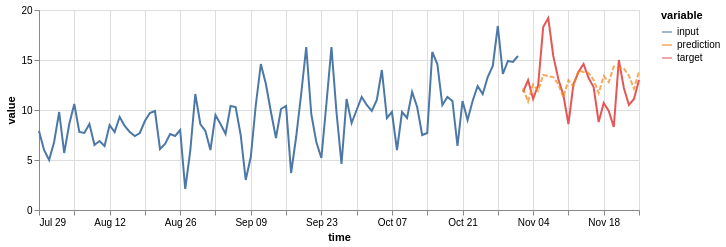

Source (notebook cell):
### Code cell
(on.Plot()
    .add(on.marks.line, input)
    .add(on.marks.line, target)
    .add(on.marks.line, prediction, type='dashed')
    .properties(width=600, height=200)
    .show()
)

### Figure 1 — Vega specification as saved in the notebook (floating-point values rounded to 4 significant figures)
{"$schema": "https://vega.github.io/schema/vega/v5.json", "data": [{"name": "source_0", "values": [{"time": "1990-07-29T00:00:00.000", "variable": "input", "value": 7.9}, {"time": "1990-07-30T00:00:00.000", "variable": "input", "value": 6.0}, {"time": "1990-07-31T00:00:00.000", "variable": "input", "value": 5.0}, {"time": "1990-08-01T00:00:00.000", "variable": "input", "value": 6.8}, {"time": "1990-08-02T00:00:00.000", "variable": "input", "value": 9.8}, {"time": "1990-08-03T00:00:00.000", "variable": "input", "value": 5.7}, {"time": "1990-08-04T00:00:00.000", "variable": "input", "value": 8.6}, {"time": "1990-08-05T00:00:00.000", "variable": "input", "value": 10.6}, {"time": "1990-08-06T00:00:00.000", "variable": "input", "value": 7.8}, {"time": "1990-08-07T00:00:00.000", "variable": "input", "value": 7.7}, {"time": "1990-08-08T00:00:00.000", "variable": "input", "value": 8.6}, {"time": "1990-08-09T00:00:00.000", "variable": "input", "value": 6.5}, {"time": "1990-08-10T00:00:00.000", "variable": "input", "value": 6.9}, {"time": "1990-08-11T00:00:00.000", "variable": "input", "value": 6.4}, {"time": "1990-08-12T00:00:00.000", "variable": "input", "value": 8.5}, {"time": "1990-08-13T00:00:00.000", "variable": "input", "value": 7.8}, {"time": "1990-08-14T00:00:00.000", "variable": "input", "value": 9.3}, {"time": "1990-08-15T00:00:00.000", "variable": "input", "value": 8.4}, {"time": "1990-08-16T00:00:00.000", "variable": "input", "value": 7.8}, {"time": "1990-08-17T00:00:00.000", "variable": "input", "value": 7.4}, {"time": "1990-08-18T00:00:00.000", "variable": "input", "value": 7.7}, {"time": "1990-08-19T00:00:00.000", "variable": "input", "value": 8.9}, {"time": "1990-08-20T00:00:00.000", "variable": "input", "value": 9.7}, {"time": "1990-08-21T00:00:00.000", "variable": "input", "value": 9.9}, {"time": "1990-08-22T00:00:00.000", "variable": "input", "value": 6.1}, {"time": "1990-08-23T00:00:00.000", "variable": "input", "value": 6.6}, {"time": "1990-08-24T00:00:00.000", "variable": "input", "value": 7.6}, {"time": "1990-08-25T00:00:00.000", "variable": "input", "value": 7.4}, {"time": "1990-08-26T00:00:00.000", "variable": "input", "value": 8.0}, {"time": "1990-08-27T00:00:00.000", "variable": "input", "value": 2.1}, {"time": "1990-08-28T00:00:00.000", "variable": "input", "value": 5.9}, {"time": "1990-08-29T00:00:00.000", "variable": "input", "value": 11.6}, {"time": "1990-08-30T00:00:00.000", "variable": "input", "value": 8.6}, {"time": "1990-08-31T00:00:00.000", "variable": "input", "value": 7.9}, {"time": "1990-09-01T00:00:00.000", "variable": "input", "value": 6.0}, {"time": "1990-09-02T00:00:00.000", "variable": "input", "value": 9.5}, {"time": "1990-09-03T00:00:00.000", "variable": "input", "value": 8.6}, {"time": "1990-09-04T00:00:00.000", "variable": "input", "value": 7.6}, {"time": "1990-09-05T00:00:00.000", "variable": "input", "value": 10.4}, {"time": "1990-09-06T00:00:00.000", "variable": "input", "value": 10.3}, {"time": "1990-09-07T00:00:00.000", "variable": "input", "value": 7.5}, {"time": "1990-09-08T00:00:00.000", "variable": "input", "value": 3.0}, {"time": "1990-09-09T00:00:00.000", "variable": "input", "value": 5.3}, {"time": "1990-09-10T00:00:00.000", "variable": "input", "value": 10.5}, {"time": "1990-09-11T00:00:00.000", "variable": "input", "value": 14.6}, {"time": "1990-09-12T00:00:00.000", "variable": "input", "value": 12.6}, {"time": "1990-09-13T00:00:00.000", "variable": "input", "value": 9.8}, {"time": "1990-09-14T00:00:00.000", "variable": "input", "value": 7.2}, {"time": "1990-09-15T00:00:00.000", "variable": "input", "value": 10.1}, {"time": "1990-09-16T00:00:00.000", "variable": "input", "value": 10.4}, {"time": "1990-09-17T00:00:00.000", "variable": "input", "value": 3.7}, {"time": "1990-09-18T00:00:00.000", "variable": "input", "value": 7.3}, {"time": "1990-09-19T00:00:00.000", "variable": "input", "value": 11.6}, {"time": "1990-09-20T00:00:00.000", "variable": "input", "value": 16.3}, {"time": "1990-09-21T00:00:00.000", "variable": "input", "value": 9.6}, {"time": "1990-09-22T00:00:00.000", "variable": "input", "value": 6.8}, {"time": "1990-09-23T00:00:00.000", "variable": "input", "value": 5.2}, {"time": "1990-09-24T00:00:00.000", "variable": "input", "value": 10.6}, {"time": "1990-09-25T00:00:00.000", "variable": "input", "value": 16.3}, {"time": "1990-09-26T00:00:00.000", "variable": "input", "value": 9.8}, {"time": "1990-09-27T00:00:00.000", "variable": "input", "value": 4.6}, {"time": "1990-09-28T00:00:00.000", "variable": "input", "value": 11.1}, {"time": "1990-09-29T00:00:00.000", "variable": "input", "value": 8.7}, {"time": "1990-09-30T00:00:00.000", "variable": "input", "value": 10.0}, {"time": "1990-10-01T00:00:00.000", "variable": "input", "value": 11.3}, {"time": "1990-10-02T00:00:00.000", "variable": "input", "value": 10.5}, {"time": "1990-10-03T00:00:00.000", "variable": "input", "value": 9.9}, {"time": "1990-10-04T00:00:00.000", "variable": "input", "value": 11.0}, {"time": "1990-10-05T00:00:00.000", "variable": "input", "value": 14.0}, {"time": "1990-10-06T00:00:00.000", "variable": "input", "value": 9.2}, {"time": "1990-10-07T00:00:00.000", "variable": "input", "value": 9.8}, {"time": "1990-10-08T00:00:00.000", "variable": "input", "value": 6.0}, {"time": "1990-10-09T00:00:00.000", "variable": "input", "value": 9.8}, {"time": "1990-10-10T00:00:00.000", "variable": "input", "value": 9.2}, {"time": "1990-10-11T00:00:00.000", "variable": "input", "value": 11.8}, {"time": "1990-10-12T00:00:00.000", "variable": "input", "value": 10.3}, {"time": "1990-10-13T00:00:00.000", "variable": "input", "value": 7.5}, {"time": "1990-10-14T00:00:00.000", "variable": "input", "value": 7.7}, {"time": "1990-10-15T00:00:00.000", "variable": "input", "value": 15.8}, {"time": "1990-10-16T00:00:00.000", "variable": "input", "value": 14.6}, {"time": "1990-10-17T00:00:00.000", "variable": "input", "value": 10.5}, {"time": "1990-10-18T00:00:00.000", "variable": "input", "value": 11.3}, {"time": "1990-10-19T00:00:00.000", "variable": "input", "value": 10.9}, {"time": "1990-10-20T00:00:00.000", "variable": "input", "value": 6.4}, {"time": "1990-10-21T00:00:00.000", "variable": "input", "value": 10.9}, {"time": "1990-10-22T00:00:00.000", "variable": "input", "value": 9.0}, {"time": "1990-10-23T00:00:00.000", "variable": "input", "value": 10.9}, {"time": "1990-10-24T00:00:00.000", "variable": "input", "value": 12.4}, {"time": "1990-10-25T00:00:00.000", "variable": "input", "value": 11.6}, {"time": "1990-10-26T00:00:00.000", "variable": "input", "value": 13.3}, {"time": "1990-10-27T00:00:00.000", "variable": "input", "value": 14.4}, {"time": "1990-10-28T00:00:00.000", "variable": "input", "value": 18.4}, {"time": "1990-10-29T00:00:00.000", "variable": "input", "value": 13.6}, {"time": "1990-10-30T00:00:00.000", "variable": "input", "value": 14.9}, {"time": "1990-10-31T00:00:00.000", "variable": "input", "value": 14.8}, {"time": "1990-11-01T00:00:00.000", "variable": "input", "value": 15.4}], "transform": [{"type": "formula", "expr": "toDate(datum['time'])", "as": "time"}]}, {"name": "source_1", "values": [{"time": "1990-11-02T00:00:00.000", "variable": "target", "value": 11.8}, {"time": "1990-11-03T00:00:00.000", "variable": "target", "value": 13.0}, {"time": "1990-11-04T00:00:00.000", "variable": "target", "value": 11.1}, {"time": "1990-11-05T00:00:00.000", "variable": "target", "value": 12.5}, {"time": "1990-11-06T00:00:00.000", "variable": "target", "value": 18.3}, {"time": "1990-11-07T00:00:00.000", "variable": "target", "value": 19.2}, {"time": "1990-11-08T00:00:00.000", "variable": "target", "value": 15.4}, {"time": "1990-11-09T00:00:00.000", "variable": "target", "value": 13.1}, {"time": "1990-11-10T00:00:00.000", "variable": "target", "value": 11.5}, {"time": "1990-11-11T00:00:00.000", "variable": "target", "value": 8.6}, {"time": "1990-11-12T00:00:00.000", "variable": "target", "value": 12.6}, {"time": "1990-11-13T00:00:00.000", "variable": "target", "value": 13.8}, {"time": "1990-11-14T00:00:00.000", "variable": "target", "value": 14.6}, {"time": "1990-11-15T00:00:00.000", "variable": "target", "value": 13.2}, {"time": "1990-11-16T00:00:00.000", "variable": "target", "value": 12.3}, {"time": "1990-11-17T00:00:00.000", "variable": "target", "value": 8.8}, {"time": "1990-11-18T00:00:00.000", "variable": "target", "value": 10.7}, {"time": "1990-11-19T00:00:00.000", "variable": "target", "value": 9.9}, {"time": "1990-11-20T00:00:00.000", "variable": "target", "value": 8.3}, {"time": "1990-11-21T00:00:00.000", "variable": "target", "value": 15.0}, {"time": "1990-11-22T00:00:00.000", "variable": "target", "value": 12.2}, {"time": "1990-11-23T00:00:00.000", "variable": "target", "value": 10.5}, {"time": "1990-11-24T00:00:00.000", "variable": "target", "value": 11.1}, {"time": "1990-11-25T00:00:00.000", "variable": "target", "value": 13.0}], "transform": [{"type": "formula", "expr": "toDate(datum['time'])", "as": "time"}]}, {"name": "source_2", "values": [{"time": "1990-11-02T00:00:00.000", "variable": "prediction", "value": 12.16}, {"time": "1990-11-03T00:00:00.000", "variable": "prediction", "value": 10.84}, {"time": "1990-11-04T00:00:00.000", "variable": "prediction", "value": 12.55}, {"time": "1990-11-05T00:00:00.000", "variable": "prediction", "value": 11.94}, {"time": "1990-11-06T00:00:00.000", "variable": "prediction", "value": 13.5}, {"time": "1990-11-07T00:00:00.000", "variable": "prediction", "value": 13.38}, {"time": "1990-11-08T00:00:00.000", "variable": "prediction", "value": 13.29}, {"time": "1990-11-09T00:00:00.000", "variable": "prediction", "value": 12.59}, {"time": "1990-11-10T00:00:00.000", "variable": "prediction", "value": 11.26}, {"time": "1990-11-11T00:00:00.000", "variable": "prediction", "value": 12.98}, {"time": "1990-11-12T00:00:00.000", "variable": "prediction", "value": 12.37}, {"time": "1990-11-13T00:00:00.000", "variable": "prediction", "value": 13.92}, {"time": "1990-11-14T00:00:00.000", "variable": "prediction", "value": 13.81}, {"time": "1990-11-15T00:00:00.000", "variable": "prediction", "value": 13.72}, {"time": "1990-11-16T00:00:00.000", "variable": "prediction", "value": 13.01}, {"time": "1990-11-17T00:00:00.000", "variable": "prediction", "value": 11.69}, {"time": "1990-11-18T00:00:00.000", "variable": "prediction", "value": 13.4}, {"time": "1990-11-19T00:00:00.000", "variable": "prediction", "value": 12.79}, {"time": "1990-11-20T00:00:00.000", "variable": "prediction", "value": 14.35}, {"time": "1990-11-21T00:00:00.000", "variable": "prediction", "value": 14.23}, {"time": "1990-11-22T00:00:00.000", "variable": "prediction", "value": 14.14}, {"time": "1990-11-23T00:00:00.000", "variable": "prediction", "value": 13.44}, {"time": "1990-11-24T00:00:00.000", "variable": "prediction", "value": 12.12}, {"time": "1990-11-25T00:00:00.000", "variable": "prediction", "value": 13.83}], "transform": [{"type": "formula", "expr": "toDate(datum['time'])", "as": "time"}]}, {"name": "source_0_color_domain_variable_0", "values": [{"variable": "input"}]}, {"name": "source_1_color_domain_variable_1", "values": [{"variable": "target"}]}, {"name": "source_2_color_domain_variable_2", "values": [{"variable": "prediction"}]}], "marks": [{"type": "group", "name": "layer_0_pathgroup", "from": {"facet": {"data": "source_0", "name": "faceted_path_layer_0_main", "groupby": ["variable"]}}, "encode": {"update": {"width": {"field": {"signal": null, "datum": null, "group": "width", "parent": null}}, "height": {"field": {"signal": null, "datum": null, "group": "height", "parent": null}}}}, "marks": [{"type": "line", "name": "layer_0_marks", "from": {"data": "faceted_path_layer_0_main"}, "sort": {"field": "x"}, "encode": {"update": {"stroke": {"field": "variable", "scale": "color"}, "defined": {"signal": "isValid(datum[\"time\"]) && isFinite(+datum[\"time\"]) && isValid(datum[\"value\"]) && isFinite(+datum[\"value\"])"}, "x": {"field": "time", "scale": "x"}, "y": {"field": "value", "scale": "y"}}}, "style": ["line"]}]}, {"type": "group", "name": "layer_1_pathgroup", "from": {"facet": {"data": "source_1", "name": "faceted_path_layer_1_main", "groupby": ["variable"]}}, "encode": {"update": {"width": {"field": {"signal": null, "datum": null, "group": "width", "parent": null}}, "height": {"field": {"signal": null, "datum": null, "group": "height", "parent": null}}}}, "marks": [{"type": "line", "name": "layer_1_marks", "from": {"data": "faceted_path_layer_1_main"}, "sort": {"field": "x"}, "encode": {"update": {"defined": {"signal": "isValid(datum[\"time\"]) && isFinite(+datum[\"time\"]) && isValid(datum[\"value\"]) && isFinite(+datum[\"value\"])"}, "x": {"field": "time", "scale": "x"}, "stroke": {"field": "variable", "scale": "color"}, "y": {"field": "value", "scale": "y"}}}, "style": ["line"]}]}, {"type": "group", "name": "layer_2_pathgroup", "from": {"facet": {"data": "source_2", "name": "faceted_path_layer_2_main", "groupby": ["variable"]}}, "encode": {"update": {"height": {"field": {"signal": null, "datum": null, "group": "height", "parent": null}}, "width": {"field": {"signal": null, "datum": null, "group": "width", "parent": null}}}}, "marks": [{"type": "line", "name": "layer_2_marks", "from": {"data": "faceted_path_layer_2_main"}, "sort": {"field": "x"}, "encode": {"update": {"strokeDash": {"value": [5, 2]}, "opacity": {"value": 0.7}, "stroke": {"field": "variable", "scale": "color"}, "y": {"field": "value", "scale": "y"}, "x": {"field": "time", "scale": "x"}, "defined": {"signal": "isValid(datum[\"time\"]) && isFinite(+datum[\"time\"]) && isValid(datum[\"value\"]) && isFinite(+datum[\"value\"])"}}}, "style": ["line"]}]}], "scales": [{"name": "x", "type": "time", "domain": {"fields": [{"data": "source_0", "field": "time"}, {"data": "source_1", "field": "time"}, {"data": "source_2", "field": "time"}]}, "range": [0, {"signal": "width"}]}, {"name": "y", "type": "linear", "domain": {"fields": [{"data": "source_0", "field": "value"}, {"data": "source_1", "field": "value"}, {"data": "source_2", "field": "value"}]}, "range": [{"signal": "height"}, 0], "zero": true, "nice": true}, {"name": "color", "type": "ordinal", "domain": {"fields": [{"data": "source_0_color_domain_variable_0", "field": "variable"}, {"data": "source_1_color_domain_variable_1", "field": "variable"}, {"data": "source_2_color_domain_variable_2", "field": "variable"}], "sort": true}, "range": "category"}], "axes": [{"scale": "x", "grid": true, "tickCount": {"signal": "ceil(width/40)"}, "domain": false, "labels": false, "zindex": 0, "aria": false, "orient": "bottom", "maxExtent": 0, "ticks": false, "gridScale": "y", "minExtent": 0}, {"scale": "y", "maxExtent": 0, "ticks": false, "zindex": 0, "grid": true, "domain": false, "orient": "left", "aria": false, "tickCount": {"signal": "ceil(height/40)"}, "labels": false, "minExtent": 0, "gridScale": "x"}, {"scale": "x", "labelFlush": true, "orient": "bottom", "title": "time", "labelOverlap": true, "zindex": 0, "grid": false, "tickCount": {"signal": "ceil(width/40)"}}, {"scale": "y", "orient": "left", "tickCount": {"signal": "ceil(height/40)"}, "grid": false, "title": "value", "zindex": 0, "labelOverlap": true}], "padding": 5, "style": "cell", "legends": [{"stroke": "color", "symbolType": "stroke", "title": "variable", "encode": {"symbols": {"update": {"opacity": {"value": 0.7}}}}}], "width": 600, "height": 200, "background": "white"}
